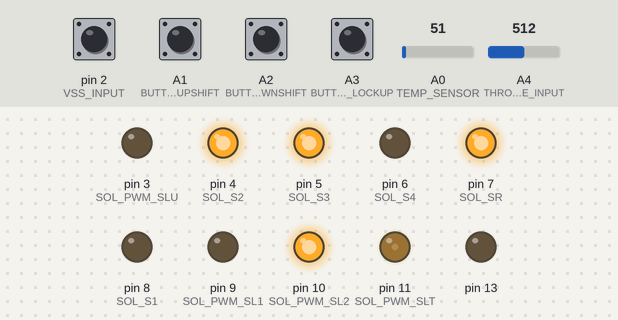
Recording of a program running on a simulated Arduino Uno, built with avr-gcc and run on an emulated ATmega328P. Shown: output pins drawn as LEDs (lit = HIGH). The test bench sets the inputs (shaded band); at power-on: A1 (BUTTON_UPSHIFT), A2 (BUTTON_DOWNSHIFT), pin 2 (VSS_INPUT) HIGH, A3 (BUTTON_LOCKUP) LOW, A4 (THROTTLE_INPUT) = 512, A0 (TEMP_SENSOR) = 51. What the program prints to the serial monitor is not drawn.

Above: at 1.2 s.
1.3 s: A4 (THROTTLE_INPUT) set to 306
At 2.5 s:
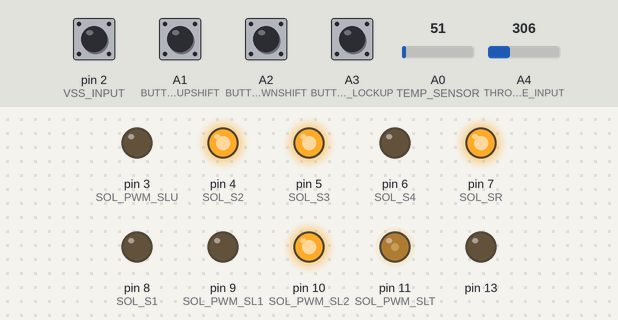
2.8 s: A4 (THROTTLE_INPUT) set to 155
At 3.6 s:
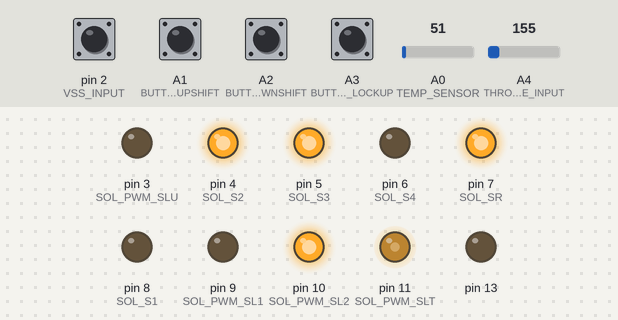
4.3 s: A4 (THROTTLE_INPUT) set to 133
At 4.8 s:
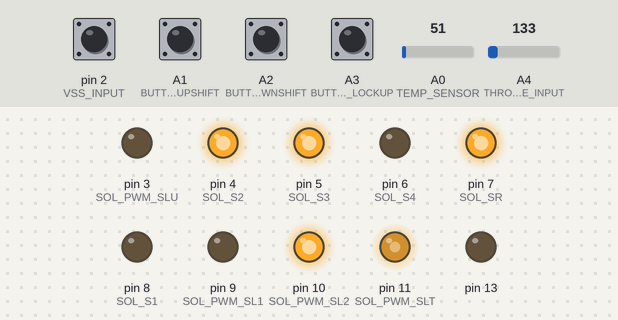
5.8 s: A4 (THROTTLE_INPUT) set to 900
At 7.0 s:
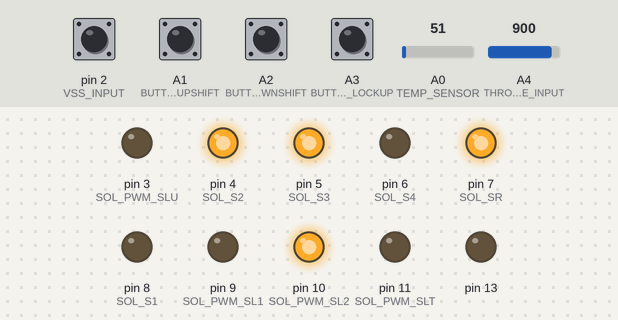
7.3 s: A4 (THROTTLE_INPUT) set to 758
8.8 s: A4 (THROTTLE_INPUT) set to 741
At 9.4 s:
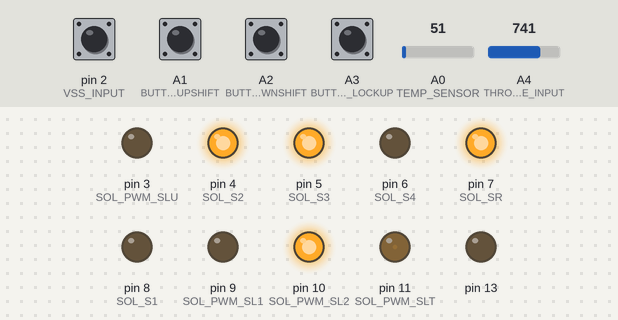
Timing chart, 0 to 11.3 s (numbered marks = the images above; inputs shaded):
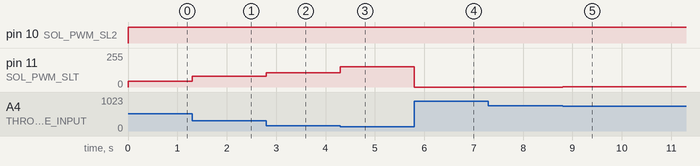

Measured:
- after the input at 1.3 s, pin 11 (SOL_PWM_SLT): 44/255 → 80/255 at once
- after the input at 2.8 s, pin 11 (SOL_PWM_SLT): 80/255 → 107/255 at once
- after the input at 4.3 s, pin 11 (SOL_PWM_SLT): 107/255 → 153/255 at once
- after the input at 5.8 s, pin 11 (SOL_PWM_SLT): 153/255 → 0/255 at once
- after the input at 7.3 s, every drawn part: stays the same
- after the input at 8.8 s, pin 11 (SOL_PWM_SLT): 0/255 → 3/255 at once

The program:

main.cpp
```cpp
#include <Arduino.h>
#include "sys_monitor.h"
#include "config.h"
#include "gear_control.h"
#include "automatic_control.h"
#include "input_reader.h"
#include "input_data.h"
#include "pressure_control.h"

/*
  Project STAGE4 - 6 Speed Prototype V1 (Manually Controlled Only)
  In theory this code will make an Aisin a760 work in an Isuzu.
  It'll also lay the ground-work for building this platform for other
  aisin 30-40le equipt vehicles to have a seamless swap.
*/

SystemMonitor *sysMonitor;
GearControl *gearControl;
automatic_control *autoControl;
InputReader *inputReader;
PressureControl *pressureControl;

// For VSS
volatile unsigned long pulseCount = 0;
unsigned long lastMillis = 0;
const unsigned long sampleInterval = 100; // ms (0.1s)
float vssReading = 0.0;

// For serial output
const unsigned long interval = 1000;  // Interval for serial output in milliseconds
unsigned long previousMillis = 0;

void vssISR() {
  pulseCount++;
}

float readVSS() {
  // Take SpeedSensor sample
  unsigned long now = millis();
  if (now - lastMillis >= sampleInterval) {
    noInterrupts();
    unsigned long count = pulseCount;
    pulseCount = 0;
    interrupts();

    // Frequency in Hz = pulses / (sampleInterval in seconds)
    vssReading = (count * 1000.0) / sampleInterval;
    lastMillis = now;
  }
}

void setup() {
  pinMode(13, OUTPUT);
  Serial.begin(9600);
  Serial.println("Begin - AISIN a760 Controller - Firmware version 0.1");
  pinMode(BUTTON_LOCKUP, INPUT);

  pinMode(SOL_S1, OUTPUT);
  pinMode(SOL_S2, OUTPUT);
  pinMode(SOL_S3, OUTPUT);
  pinMode(SOL_S4, OUTPUT);
  pinMode(SOL_SR, OUTPUT);

  pinMode(SOL_PWM_SL1, OUTPUT);
  pinMode(SOL_PWM_SL2, OUTPUT);
  pinMode(SOL_PWM_SLT, OUTPUT);
  pinMode(SOL_PWM_SLU, OUTPUT);

  pinMode(THROTTLE_INPUT, INPUT);
  pinMode(VSS_INPUT, INPUT_PULLUP);

  pinMode(TEMP_SENSOR, INPUT);

  gearControl = new GearControl();
  pressureControl = new PressureControl(gearControl);
  inputReader = new InputReader();
  sysMonitor = new SystemMonitor(gearControl, pressureControl);

  gearControl->begin();
  autoControl = new automatic_control(gearControl);

  attachInterrupt(digitalPinToInterrupt(VSS_INPUT), vssISR, RISING);
}


// Reads inputs, commands pressure controller, gear controller and reports state as JSON to serial
void loop() {
  readVSS();
  InputData inputData = inputReader->read(vssReading);
  pressureControl->setPressureSolenoids(inputData);
  // gearControl->processShiftRequests();
  // autoControl->shouldUpshift(inputData);
  // autoControl->shouldDownshift(inputData);
  autoControl->applyAuto(inputData);
  unsigned long currentMillis = millis();
  if (currentMillis - previousMillis >= interval) {
      previousMillis = currentMillis;
      // Serial.println(sysMonitor->captureState(inputData));
  }
}
```

automatic_control.h
```cpp
#ifndef ARDUINO_AUTOMATIC_CONTROL_H
#define ARDUINO_AUTOMATIC_CONTROL_H
#include <Arduino.h>
#include "gear_control.h"
#include "input_data.h"

class automatic_control
{
	private:
		GearControl *gearControl;
		const int throttleBands[6] = {21, 28, 38, 76, 85, 100};
		// const int throttleBands[6] = {21, 21, 21, 21, 21, 21};
		// upshiftMapTPvsGEARvsHz
		// rows = throttle bands: 0-21, 21-28, 28-38, 38-76, 76-85, 85-100%
		// cols = 1→2, 2→3, 3→4, 4→5, 5→6
// upshiftMapTPvsGEARvsHz
// rows = throttle bands: 0-21, 21-28, 28-38, 38-76, 76-85, 85-100%
// cols = 1→2, 2→3, 3→4, 4→5, 5→6
		int upshiftMap[6][5] = {
			{150, 231, 427,  577,  691},   // 0-21%
			{210, 300, 480,  650,  775},   // 21-28%
			{240, 400, 620,  840,  900},   // 28-38%
			{260, 532, 854, 1150, 1000},   // 38-76%
			{290, 640, 980, 1350, 1050},   // 76-85%
			{300, 730,1080, 1500, 1100}    // 85-100%
		};

		// downshiftMapTPvsGEARvsHz
		// rows = throttle bands: 0-21, 21-28, 28-38, 38-76, 76-85, 85-100%
		// cols = 2→1, 3→2, 4→3, 5→4, 6→5
		int downshiftMap[6][5] = {
			{ 105, 131, 327,  477,  591},   // 0-21%   (gaps now ≥100)
			{110, 200, 380,  550,  675},   // 21-28%
			{140, 300, 500,  700,  800},   // 28-38%
			{160, 432, 730,  950,  880},   // 38-76%
			{190, 540, 800, 1200,  950},   // 76-85%
			{200, 600, 900, 1400, 1000}    // 85-100%
		};

		// tccLockHz[band][g-3]  // g = 3..6
		int tccLockHz[6][4] = {
		//     g3    g4     g5     g6
			{   330,  500,   630,   720 },   // 0-21%
			{   420,  560,   700,   820 },   // 21-28%
			{   500,  720,   820,   940 },   // 28-38%
			{   700,  980,  1200,  1300 },   // 38-76%  (5/6 effectively disabled at this band)
			{   780, 1120,  1400,  1500 },   // 76-85%  (disable 5/6 lock at high throttle)
			{   860, 1300,  1600,  1700 }    // 85-100% (disable 5/6 lock at WOT)
		};

		// tccUnlockHz[band][g-3]  // g = 3..6
		int tccUnlockHz[6][4] = {
		//     g3    g4     g5     g6
			{   260,  400,   560,   680 },   // 0-21%   (> dn: 210,360,500,650)
			{   330,  470,   610,   740 },   // 21-28%  (> dn: 270,410,560,720)
			{   420,  620,   740,   880 },   // 28-38%  (> dn: 340,520,720,850)
			{   600,  860,  1030,   950 },   // 38-76%  (> dn: 480,730,980,930)
			{   620,  900,  1180,  1020 },   // 76-85%  (> dn: 550,820,1150,980)
			{   700, 1000,  1300,  1100 }    // 85-100% (> dn: 600,900,1280,1050)
		};

		int getThrottleBand(int throttlePercent);
		bool applyTCC(int currentGear, int band, int hz);
	public:
		automatic_control(GearControl *gc){this->gearControl = gc;};
		bool shouldUpshift(InputData inputData);
		bool shouldDownshift(InputData inputData);
		void applyAuto(InputData in);
};
#endif


// const int throttleBands[6] = {21, 28, 38, 76, 85, 100};

// int main()
// {
//     int gear = 1;
//     int throttle = 20;
//     for (int speed = 0; speed <= 100; speed++) {
//         bool upshifted = autoLogic(gear, throttle, speed);
//         if (upshifted) {
//             std::cout << "SHIFTED FROM " << gear << " AT " << speed << "mph\n";
//             if (gear < 5) {
//                 gear++;
//             } else {
//                 break;
//             }
//         }
//     }
// }
```

gear_control.h
```cpp
#ifndef GEARCONTROL_H
#define GEARCONTROL_H

#include <Arduino.h>
#include "input_data.h"
#include "config.h"

#define MOMENTARY_COMMAND_UPSHIFT "Upshift"
#define MOMENTARY_COMMAND_DOWNSHIFT "Downshift"

class GearControl {
    private:
        int currentGear;

        // For timing
        long lastUpshift = 0;
        long lastDownshift = 0;

        // For momentary switches
        unsigned long lastTimeCheck = 0;
        String lastMomentaryCommand = "";

        void setCurrentGear(int input);
        void outputSignalToSolenoids(int s1, int s2, int s3, int s4, int sR);

        bool lockupState;

    public:
        GearControl();
        ~GearControl();
        void begin();
        void processShiftRequests();
        void processAutomaticUpdates(int throttlePercent);
        bool upshift();
        bool downshift();
        int getCurrentGear();
        long timeSinceLastShift();
        long timeSinceLastDownshift();
        long timeSinceLastUpshift();
        // For lockup shifts
        void setLockup(InputData input);
        void lockupTCC();
        void unlockTCC();
        bool getLockupState();
};

#endif
```

input_data.h
```cpp
#ifndef INPUTDATA_H
#define INPUTDATA_H

struct InputData {
  bool UpshiftRequested;
  bool DownshiftRequested;
  float vssHz;
  bool LockupMode;
  int  ThrottlePercent;
  long RawThrottle;
  int  OilTemp;
};

#endif
```

input_reader.h
```cpp
#ifndef INPUTREADER_H
#define INPUTREADER_H

#include <Arduino.h>
#include "input_data.h"

class InputReader {
    private:

    public:
        InputReader();
        ~InputReader();
        InputData read(float vssReading);
};

#endif
```

pressure_control.h
```cpp
#ifndef PRESSURECONTROL_H
#define PRESSURECONTROL_H

#include <Arduino.h>
#include "input_data.h"
#include "config.h"
#include "gear_control.h"

class PressureControl {
    private:
      int sl1Pressure;
      int sl2Pressure;
      int sltPressure;
      GearControl *gearControl;
      int calculateSL1Pressure(int throttlePercent);
      int calculateSL2Pressure(int throttlePercent);
      int calculateSLTPressure(int throttlePct,int pressurePctIdle,int pressurePctWOT);
    public:
      PressureControl(GearControl *gc);
      ~PressureControl();
      void setPressureSolenoids(InputData input);
      int getSL1PressureSetting();
      int getSL2PressureSetting();
      int getSLTPressureSetting();
};

#endif
```

sys_monitor.h
```cpp
#ifndef SYSMONITOR_H
#define SYSMONITOR_H

#include <Arduino.h>
#include "gear_control.h"
#include "pressure_control.h"
#include "input_data.h"

struct SystemState {
    InputData inputData;
    int CurrentGear;
    bool lockupMode;
    int sl1Pressure;
    int sl2Pressure;
    int sltPressure;
};

class SystemMonitor {
    private:
        GearControl *gearControl;
        PressureControl *pressureControl;
        String systemStateToJson(const SystemState& state);
    public:
        SystemMonitor(GearControl* gearControl, PressureControl* pressureControl);
        ~SystemMonitor();
        String captureState(InputData data);
};

#endif
```

automatic_control.cpp
```cpp
#include "automatic_control.h"

const int bandEdges[5] = {21,28,38,76,85};
const int N = 50;
static int band = 0;
static int counter = 0;

int automatic_control::getThrottleBand(int tps) {
  if (band < 5 && tps > bandEdges[band]) {
    if (++counter >= N) { band++; counter = 0; }
  } else if (band > 0 && tps <= bandEdges[band-1]) {
    if (++counter >= N) { band--; counter = 0; }
  } else {
    counter = 0; // reset if not continuously past edge
  }
  return band;
}

bool automatic_control::applyTCC(int currentGear, int band, int hz) {
  bool tccLocked = this->gearControl->getLockupState();

  if (currentGear < 3) { if (tccLocked) tccLocked = false; return; }

  int col = currentGear - 3;
  int lockThr   = tccLockHz[band][col];
  int unlockThr = tccUnlockHz[band][col];

  if (tccLocked) {
    if (hz < unlockThr /* or big tip-in event */) {
      // PRIORITIZE: unlock before allowing a downshift
      Serial.println("UNLOCKING");
      this->gearControl->unlockTCC();
      return true;
      // start a small TCC hold timer if you want (e.g., 300 ms)
    }
  } else {
    if (hz > lockThr /* and no inhibits */) {
      Serial.println("LOCKING");
      this->gearControl->lockupTCC();
      return true;
    }
  }
  return false;
}


// int automatic_control::getThrottleBand(int throttlePercent) {
//   for (int i = 0; i < 6; i++) {
//       if (throttlePercent <= throttleBands[i]) {
//           return i;  // matched this band
//       }
//   }
//   return 5; // default to last band (85-100%) if out of range
// }

bool automatic_control::shouldUpshift(InputData inputData) {
  int band = this->getThrottleBand(inputData.ThrottlePercent);
  int captured = inputData.vssHz;
  if (captured > upshiftMap[band][gearControl->getCurrentGear()-1]) {
    Serial.println("UPSHIFTING");
    this->gearControl->upshift();
      return true;
  } else {
      return false;
  }
}

bool automatic_control::shouldDownshift(InputData inputData) {
  int band = this->getThrottleBand(inputData.ThrottlePercent);
  int captured = inputData.vssHz;
  if (captured < downshiftMap[band][gearControl->getCurrentGear()-1] && inputData.vssHz < 100 && gearControl->getCurrentGear() != 1) {
    Serial.println("DOWNSHIFTING");
    this->gearControl->downshift();
      return true;
  } else {
      return false;
  }
}

uint32_t lastShiftMs = 0;
const uint32_t minHoldMs = 500;  // tune later

void automatic_control::applyAuto(InputData in) {
  uint32_t now = millis();
  if (now - lastShiftMs < minHoldMs) return;   // hold time

  int g = gearControl->getCurrentGear();
  int band = getThrottleBand(in.ThrottlePercent);
  int hz = in.vssHz;
  // bounds guard
  if (g < 1) g = 1;
  if (g > 6) g = 6;

  bool lockupChange = this->applyTCC(g, band, hz);

  if(lockupChange) {
    lastShiftMs = now;
    return;
  }

  bool doUp = false, doDown = false;

  // Upshift check (only if g <= 5)
  if (g <= 5 && hz > upshiftMap[band][g-1]) doUp = true;

  // Downshift check (only if g >= 2)
  if (g >= 2) {
    int col = g - 2; // 2→1 col0, 3→2 col1, ... 6→5 col4
    if (hz < downshiftMap[band][col]) doDown = true;
  }

  // Arbitration: prefer DOWN (driver demand) or UP — pick one
  if (doDown) {
    Serial.println("DOWNSHIFTING");
    gearControl->downshift();
    lastShiftMs = now;
  } else if (doUp) {
    Serial.println("UPSHIFTING");
    gearControl->upshift();
    lastShiftMs = now;
  }
}
```

gear_control.cpp
```cpp
#include "gear_control.h"
#include "config.h"
#include "PinChangeInterrupt.h"

// Volatile flags set by ISRs
volatile bool upshiftRequested   = false;
volatile bool downshiftRequested = false;

GearControl::GearControl(){
  this->setCurrentGear(1);
  this->unlockTCC();
}

void GearControl::outputSignalToSolenoids(int s1, int s2, int s3, int s4, int sR) {
  digitalWrite(SOL_S1, s1);
  digitalWrite(SOL_S2, s2);
  digitalWrite(SOL_S3, s3);
  digitalWrite(SOL_S4, s4);
  digitalWrite(SOL_SR, sR);
}

void onUpshiftISR() {
  upshiftRequested = true;
}

void onDownshiftISR() {
  downshiftRequested = true;
}

void GearControl::begin() {
    // Configure pins as inputs with pullups
    pinMode(BUTTON_UPSHIFT,   INPUT_PULLUP);
    pinMode(BUTTON_DOWNSHIFT, INPUT_PULLUP);

    attachPCINT(digitalPinToPCINT(BUTTON_UPSHIFT),   onUpshiftISR,   RISING);
    attachPCINT(digitalPinToPCINT(BUTTON_DOWNSHIFT), onDownshiftISR, RISING);
}

void GearControl::processShiftRequests() {
  // Safely check and clear the volatile flags
  noInterrupts();
  bool ups = upshiftRequested;
  upshiftRequested = false;
  bool dns = downshiftRequested;
  downshiftRequested = false;
  interrupts();

  // Now handle the requests outside the critical section
  if (ups) {
    // BEGIN TEMPORARY TCC CONTROL
    if (this->currentGear >= 4 && !this->lockupState) {
      this->lockupTCC();
      return;
    }
    // END TEMPORARY TCC CONTROL
    this->upshift();
  }
  if (dns) {
    // BEGIN TEMPORARY TCC CONTROL
    if (this->lockupState && this->currentGear < 6) {
      this->unlockTCC();
      return;
    }
    // END TEMPORARY TCC CONTROL
    this->downshift();
  }
}

void GearControl::setCurrentGear(int input) {
  this->currentGear = input;
  switch (input) {
  case 1:
    this->outputSignalToSolenoids(LOW, HIGH, HIGH, LOW, HIGH);
    break;
  case 2:
    this->outputSignalToSolenoids(HIGH, HIGH, HIGH, LOW, HIGH);
    break;
  case 3:
    this->outputSignalToSolenoids(HIGH, LOW, HIGH, LOW, HIGH);
    break;
  case 4:
    this->outputSignalToSolenoids(HIGH, LOW, LOW, LOW, HIGH);
    break;
  case 5:
    this->outputSignalToSolenoids(HIGH, LOW, LOW, HIGH, LOW);
    break;
  case 6:
    this->outputSignalToSolenoids(HIGH, HIGH, LOW, HIGH, LOW);
    break;
  }
}

int GearControl::getCurrentGear() {
  return this->currentGear;
}

bool GearControl::getLockupState() {
  return this->lockupState;
}

bool GearControl::upshift() {
  if (this->currentGear < 6) {
    this->setCurrentGear(this->currentGear + 1);
    this->lastUpshift = millis();
    return true;
  }
  return false;
}

bool GearControl::downshift() {
  if (this->currentGear > 1) {
    this->setCurrentGear(this->currentGear - 1);
    this->lastDownshift = millis();
    return true;
  }
  return false;
}

long GearControl::timeSinceLastDownshift() {
  return millis() - this->lastDownshift;
}

long GearControl::timeSinceLastUpshift() {
  return millis() - this->lastUpshift;
}

long GearControl::timeSinceLastShift() {
  if (this->lastDownshift > this->lastUpshift) {
    return timeSinceLastDownshift();
  } else {
    return timeSinceLastUpshift();
  }
}

// DEPRECATED (using the switch)
void GearControl::setLockup(InputData input) {
  this->lockupState = input.LockupMode;
  if (this->lockupState) {
    analogWrite(SOL_PWM_SLU, 255);
  } else {
    analogWrite(SOL_PWM_SLU, 0);
  }
}

void GearControl::lockupTCC() {
    this->lockupState = true;
    analogWrite(SOL_PWM_SLU, 255);
}

void GearControl::unlockTCC() {
  this->lockupState = false;
  analogWrite(SOL_PWM_SLU, 0);
}
```

input_reader.cpp
```cpp
#include "input_reader.h"
#include "config.h"

InputReader::InputReader() {
  return;
}

InputReader::~InputReader() {
  return;
}

InputData InputReader::read(float vssReading) {
    InputData data;
    data.UpshiftRequested = digitalRead(BUTTON_UPSHIFT) == HIGH;
    data.DownshiftRequested = digitalRead(BUTTON_DOWNSHIFT) == HIGH;
    data.LockupMode = digitalRead(BUTTON_LOCKUP) == HIGH;
    data.OilTemp = analogRead(TEMP_SENSOR);
    data.vssHz = vssReading;

    int raw = analogRead(THROTTLE_INPUT);
    data.RawThrottle = raw;
    data.ThrottlePercent = map(raw, 110, 750, 0, 100); // clamp or constrain if needed
    if (data.ThrottlePercent < 0) {
      data.ThrottlePercent = 0;
    }
    return data;
}
```

sys_monitor.cpp
```cpp
#include "sys_monitor.h"
#include "ArduinoJson.h"
#include "config.h"

SystemMonitor::SystemMonitor(GearControl* gearControl, PressureControl* pressureControl) {
  this->gearControl = gearControl;
  this->pressureControl = pressureControl;
  Serial.println(gearControl->getCurrentGear());
}

String SystemMonitor::captureState(InputData data) {
  SystemState state;
  state.inputData = data;
  state.CurrentGear = this->gearControl->getCurrentGear();
  state.lockupMode = this->gearControl->getLockupState();
  state.sl1Pressure = this->pressureControl->getSL1PressureSetting();
  state.sl2Pressure = this->pressureControl->getSL2PressureSetting();
  state.sltPressure = this->pressureControl->getSLTPressureSetting();

  return this->systemStateToJson(state);
}

String SystemMonitor::systemStateToJson(const SystemState& state) {
    StaticJsonDocument<200> doc;

    doc["inputData"]["UpshiftRequested"] = !state.inputData.UpshiftRequested;
    doc["inputData"]["DownshiftRequested"] = !state.inputData.DownshiftRequested;
    doc["inputData"]["VSSHz"] = state.inputData.vssHz;
    doc["inputData"]["LockupMode"] = state.inputData.LockupMode;
    doc["inputData"]["ThrottlePercent"] = state.inputData.ThrottlePercent;
    doc["inputData"]["OilTemp"] = state.inputData.OilTemp;

    doc["pinState"]["SOL_S1"] = digitalRead(SOL_S1);
    doc["pinState"]["SOL_S2"] = digitalRead(SOL_S2);
    doc["pinState"]["SOL_S3"] = digitalRead(SOL_S3);
    doc["pinState"]["SOL_S4"] = digitalRead(SOL_S4);
    doc["pinState"]["SOL_SR"] = digitalRead(SOL_SR);

    doc["CurrentGear"] = state.CurrentGear;
    doc["SL1Pressure"] = state.sl1Pressure;
    doc["SL2Pressure"] = state.sl2Pressure;
    doc["SLTPressure"] = state.sltPressure;
    doc["LockupState"] = state.lockupMode;

    String output;
    serializeJson(doc, output);
    return output;
}
```

Source omitted: pressure_control.cpp (4409 bytes), config.h (858 bytes)
